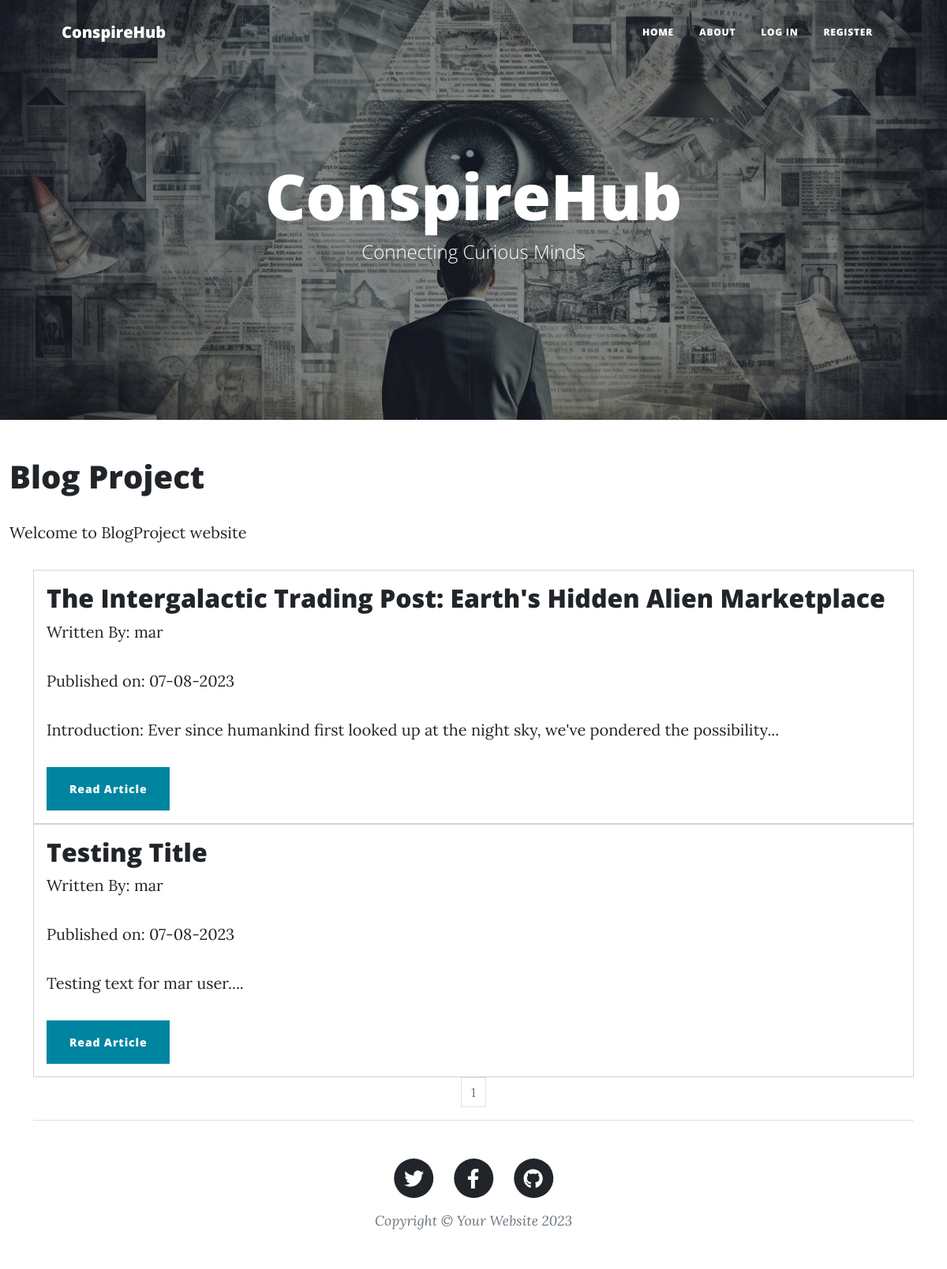
Before: / with the older database file.
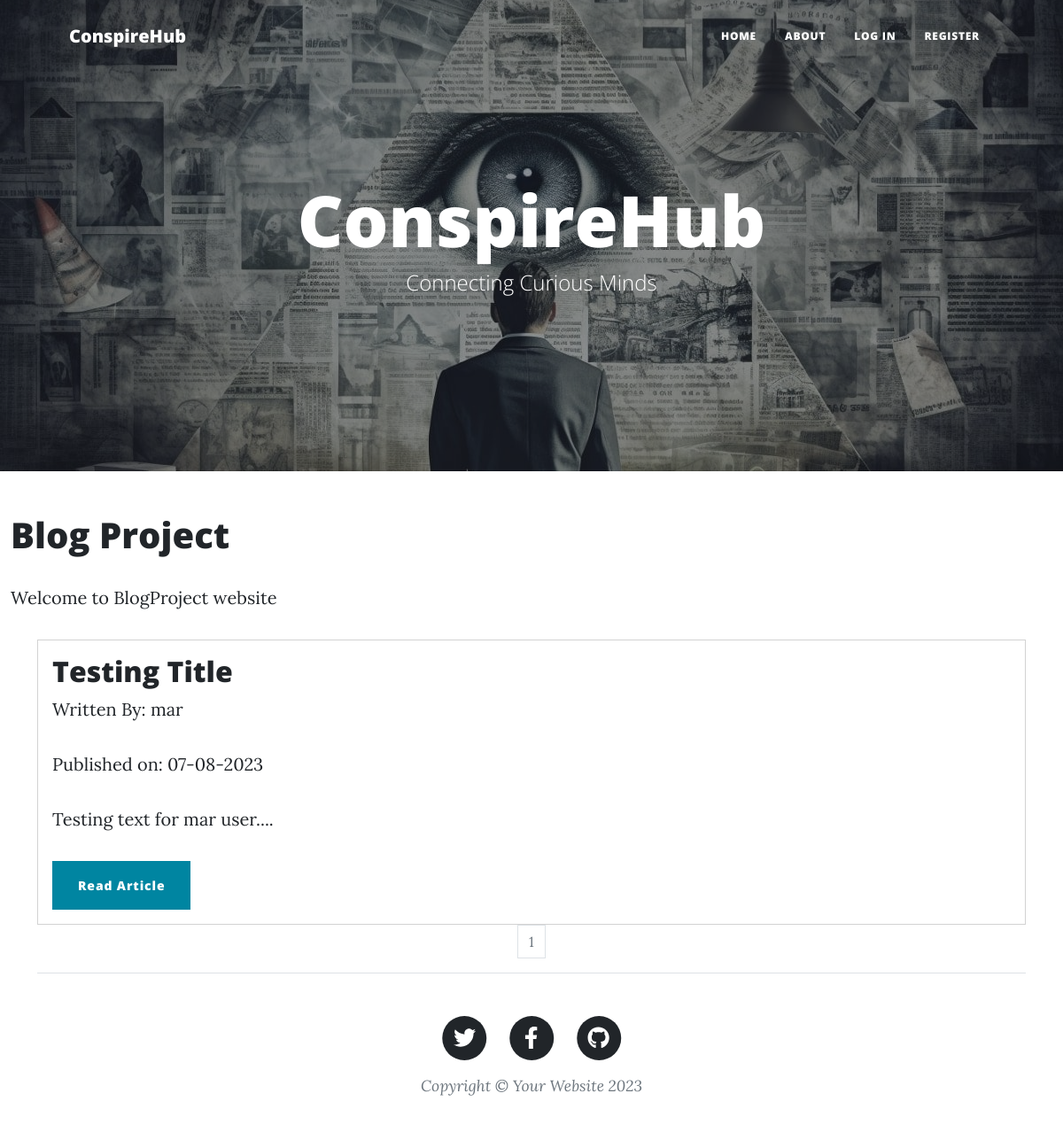
After: the same page with the newer database file.
### blogproject/models.py (models this page shows, shortened)
class BlogPost(db.Model):
    users = db.relationship(User)
    id = db.Column(db.Integer, primary_key=True)
    user_id = db.Column(db.Integer, db.ForeignKey('users.id'), nullable=False)
    date = db.Column(db.DateTime, nullable=False, default=datetime.utcnow)
    title = db.Column(db.String(160), nullable=False)
    text = db.Column(db.Text, nullable=False)

class User(db.Model, UserMixin):
    __tablename__ = 'users'
    id = db.Column(db.Integer, primary_key=True)
    profile_image = db.Column(
        db.String(64), nullable=False, default='snake.png')
    email = db.Column(db.String(64), unique=True, index=True)
    username = db.Column(db.String(64), unique=True, index=True)
    password_hash = db.Column(db.String(128))
    posts = db.relationship('BlogPost', backref='author', lazy=True)

### blogproject/core/views.py (the view)
@core.route('/')
def index():
    page = request.args.get('page', 1, type=int)
    blog_posts = BlogPost.query.order_by(BlogPost.date.desc()).paginate(page=page, per_page=5)
    return render_template('index.html', blog_posts=blog_posts)

### blogproject/templates/index.html (shortened to what this page needs)
{% extends "base.html" %}
{% block content %}
<div class="container-fluid">
    <h1>Blog Project</h1>
    <p>Welcome to BlogProject website</p>
</div>
<div class="container">
    {% for post in blog_posts.items %}
    <div class="card">
        <div class="card-body">
            <h2><a class="card-title" href="  {{ url_for('blog_posts.view_post', blog_post_id=post.id) }}">{{ post.title
                    }}</a></h2>
            <a href="{{ url_for('users.user_posts', username=post.author.username) }}">Written By: {{
                post.author.username }}</a>
            <p>Published on: {{ post.date.strftime('%d-%m-%Y') }}</p>
            <p class="card-text">{{ post.text[:100] }}...</p>
            <a href="{{ url_for('blog_posts.view_post', blog_post_id=post.id) }}" class="btn btn-primary">Read
                Article</a>
        </div>
    </div>
    {% endfor %}
    <nav aria-label="Page navigation example">
        <ul class="pagination justify-content-center">
            {% for page_num in blog_posts.iter_pages(left_edge=1, right_edge=1, left_current=1, right_current=2) %}
            {% if blog_posts.page == page_num %}
            <li class="page-item disabled">
                <a class="page-link" href="{{ url_for('core.index', page=page_num) }}">{{ page_num }}</a>
            </li>
            {% else %}
            <li class="page-item"><a class="page-link" href="{{ url_for('core.index', page=page_num) }}">{{ page_num
                    }}</a></li>
            {% endif %}
            {% endfor %}
    </nav>
    {% endblock %}

### blogproject/templates/base.html (shortened to what this page needs)
<!DOCTYPE html>
<html lang="en" dir="ltr">
<head>
        <link href="./static/css/style.css" rel="stylesheet"/>
</head>
<body>
    <nav class="navbar navbar-expand-lg navbar-light" id="mainNav">
        <div class="container px-4 px-lg-5">
            <a class="navbar-brand" href="index.html">ConspireHub</a>
            <div class="collapse navbar-collapse" id="navbarResponsive">
                <ul class="navbar-nav ms-auto py-4 py-lg-0">
                    <li class="nav-item"><a class="nav-link px-lg-3 py-3 py-lg-4" href="{{url_for('core.index')}}">Home</a></li>
                    <li class="nav-item"><a class="nav-link px-lg-3 py-3 py-lg-4" href="{{url_for('core.info')}}">About</a></li>
                    {% if current_user.is_authenticated %}
                    <li class="nav-item"><a class="nav-link px-lg-3 py-3 py-lg-4" href="{{url_for('users.logout')}}">Log Out</a></li>
                    <li class="nav-item"><a class="nav-link px-lg-3 py-3 py-lg-4" href="{{url_for('users.account')}}">Account</a></li>
                    <li class="nav-item"><a class="nav-link px-lg-3 py-3 py-lg-4" href="{{url_for('blog_posts.create_post')}}">Create Article</a></li>
                    {% else %}
                    <li class="nav-item"><a class="nav-link px-lg-3 py-3 py-lg-4" href="{{url_for('users.login')}}">Log In</a></li>
                    <li class="nav-item"><a class="nav-link px-lg-3 py-3 py-lg-4" href="{{url_for('users.register')}}">Register</a></li>
                    {% endif %}
                </ul>
            </div>
        </div>
    </nav>
    <header class="masthead" style="background-image: url('./static/img/bg.jpg')">
        <div class="container position-relative px-4 px-lg-5">
            <div class="row gx-4 gx-lg-5 justify-content-center">
                <div class="col-md-10 col-lg-8 col-xl-7">
                    <div class="site-heading">
                        <h1>ConspireHub</h1>
                        <span class="subheading">Connecting Curious Minds</span>
                    </div>
                </div>
            </div>
        </div>
    </header>
    {% block content %}
    {% endblock %}
    <footer class="border-top">
        <div class="container px-4 px-lg-5">
            <div class="row gx-4 gx-lg-5 justify-content-center">
                <div class="col-md-10 col-lg-8 col-xl-7">
                    <ul class="list-inline text-center">
                        <li class="list-inline-item">
                            <a href="#!">
                                <span class="fa-stack fa-lg">
                                    <i class="fas fa-circle fa-stack-2x"></i>
                                    <i class="fab fa-twitter fa-stack-1x fa-inverse"></i>
                                </span>
                            </a>
                        </li>
                        <li class="list-inline-item">
                            <a href="#!">
                                <span class="fa-stack fa-lg">
                                    <i class="fas fa-circle fa-stack-2x"></i>
                                    <i class="fab fa-facebook-f fa-stack-1x fa-inverse"></i>
                                </span>
                            </a>
                        </li>
                        <li class="list-inline-item">
                            <a href="#!">
                                <span class="fa-stack fa-lg">
                                    <i class="fas fa-circle fa-stack-2x"></i>
                                    <i class="fab fa-github fa-stack-1x fa-inverse"></i>
                                </span>
                            </a>
                        </li>
                    </ul>
                    <div class="small text-center text-muted fst-italic">Copyright &copy; Your Website 2023</div>
                </div>
            </div>
        </div>
    </footer>
</body>
</html>

Changed rows visible on the page:
removed BlogPost: title "The Intergalactic Trading Post: Earth's Hidden Alien Marketplace", author.username "mar", date "07-08-2023", text "Introduction: Ever since humankind first looked up at the night sky, we've pondered the possibility"
